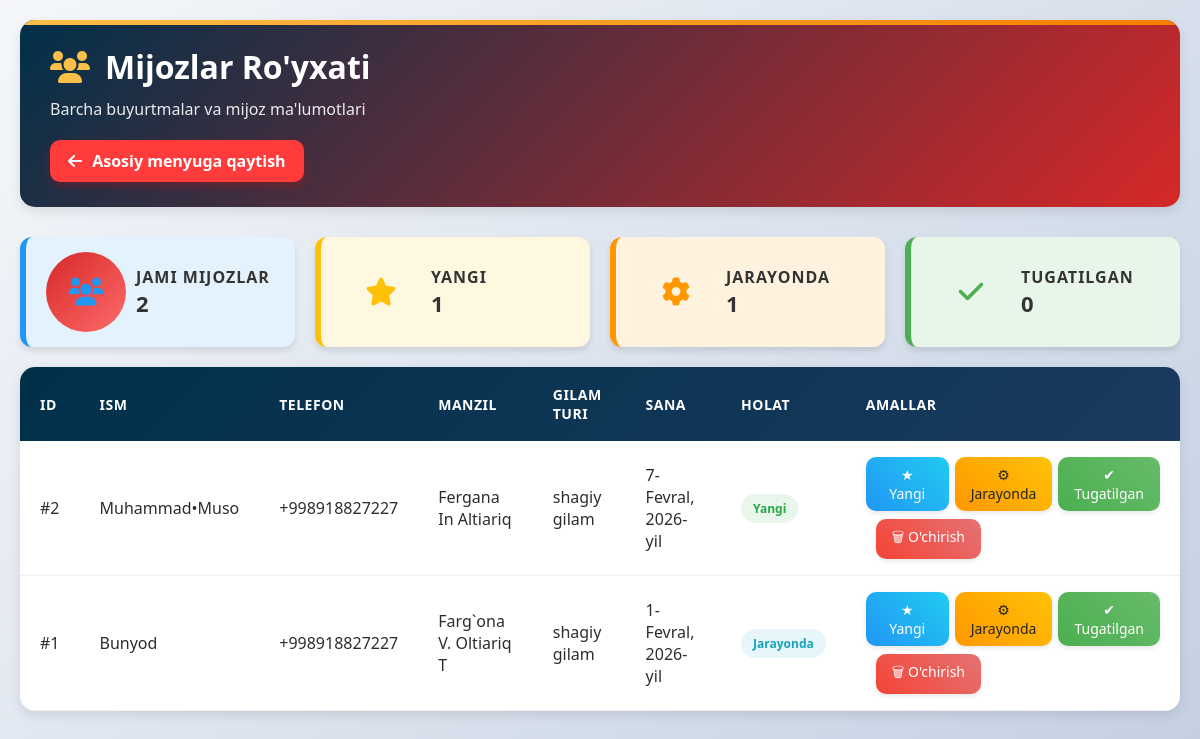
Before: /clients/ with the older database file.
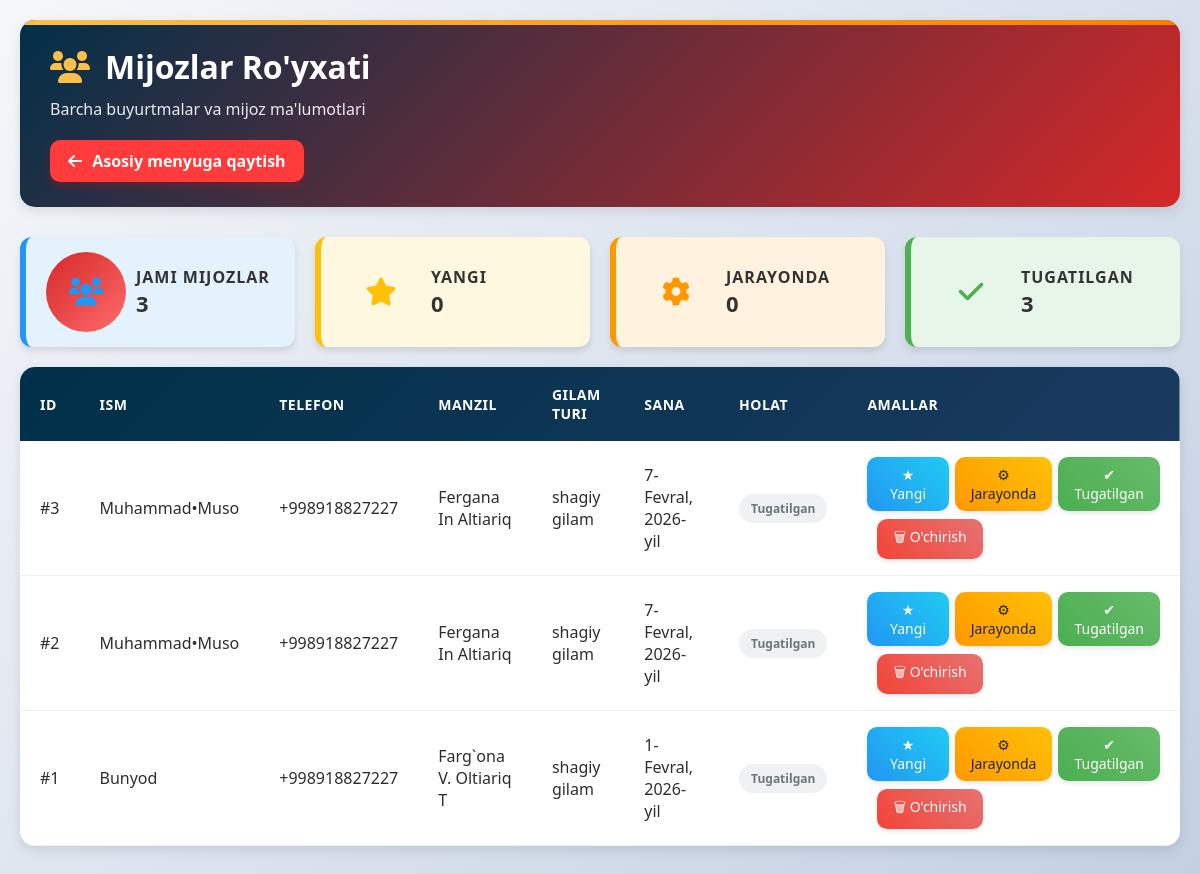
After: the same page with the newer database file.
### app/models.py (models this page shows, shortened)
class Order(models.Model):
    STATUS_CHOICES = [
        ('new', 'Yangi'),
        ('processing', 'Jarayonda'),
        ('completed', 'Tugatilgan'),
    ]
    name = models.CharField(max_length=100, verbose_name="Ism familiya")
    phone = models.CharField(max_length=20, validators=[phone_validator], verbose_name="Telefon raqam")
    address = models.CharField(max_length=255, verbose_name="Manzil")
    carpet_type = models.ForeignKey(
        CarpetType, on_delete=models.SET_NULL, null=True, blank=True, verbose_name="Gilam turi"
    )
    other_carpet_name = models.CharField(
        max_length=100, blank=True, verbose_name="Boshqa gilam nomi",
        help_text="Agar ro`yxatda bo`lmasa, o`zingiz gilam nomini kiriting"
    )
    date = models.DateField(verbose_name="Buyurtma kuni")
    comment = models.TextField(blank=True, verbose_name="Izoh")
    status = models.CharField(
        max_length=20, choices=STATUS_CHOICES, default='new', verbose_name="Holat"
    )
    created_at = models.DateTimeField(auto_now_add=True, verbose_name="Yaratilgan vaqt")
    class Meta:
        verbose_name = "Buyurtma"
        verbose_name_plural = "Buyurtmalar"

class CarpetType(models.Model):
    name = models.CharField(max_length=100, verbose_name="Gilam turi nomi")
    description = models.TextField(blank=True, null=True, verbose_name="Tavsif")
    price_per_m2 = models.IntegerField(verbose_name="1 m² narxi (so`m)")
    class Meta:
        verbose_name = "Gilam turi"
        verbose_name_plural = "Gilam turlari"

### app/views.py (the view)
# urls.py: path('clients/', clients, name='clients'),
def clients(request):
    orders = Order.objects.all().order_by('-id')
    total_orders = orders.count()
    new_orders = orders.filter(status='new').count()
    processing_orders = orders.filter(status='processing').count()
    completed_orders = orders.filter(status='completed').count()
    context = {
        'orders': orders,
        'total_orders': total_orders,
        'new_orders': new_orders,
        'processing_orders': processing_orders,
        'completed_orders': completed_orders,
    }
    return render(request, 'app/clients.html', context)

### app/templates/app/clients.html (shortened to what this page needs)
{% load static %}
{% load humanize %}
<html lang="uz">
<head>
    <link rel="stylesheet" href="https://cdnjs.cloudflare.com/ajax/libs/font-awesome/6.0.0/css/all.min.css">
    <link rel="stylesheet" href="{% static 'css/cilents.css' %}">
</head>
<body>
<div class="container">
    <div class="header animate-fade">
        <h1><i class="fas fa-users"></i> Mijozlar Ro'yxati</h1>
        <p>Barcha buyurtmalar va mijoz ma'lumotlari</p>
        <a href="/" class="back-main-btn">
            <i class="fas fa-arrow-left"></i> Asosiy menyuga qaytish
        </a>
    </div>
    <div class="stats-cards">
        <div class="stat-card total animate-fade">
            <i class="fas fa-users"></i>
            <div class="stat-info">
                <h3>Jami Mijozlar</h3>
                <div class="number" id="totalOrders">{{ total_orders }}</div>
            </div>
        </div>
        <div class="stat-card new animate-fade">
            <i class="fas fa-star"></i>
            <div class="stat-info">
                <h3>Yangi</h3>
                <div class="number" id="newOrders">{{ new_orders }}</div>
            </div>
        </div>
        <div class="stat-card processing animate-fade">
            <i class="fas fa-cog"></i>
            <div class="stat-info">
                <h3>Jarayonda</h3>
                <div class="number" id="processingOrders">{{ processing_orders }}</div>
            </div>
        </div>
        <div class="stat-card completed animate-fade">
            <i class="fas fa-check"></i>
            <div class="stat-info">
                <h3>Tugatilgan</h3>
                <div class="number" id="completedOrders">{{ completed_orders }}</div>
            </div>
        </div>
    </div>
    <div class="table-container animate-fade">
        <table id="clientsTable">
            <thead>
            <tr>
                <th>ID</th>
                <th>Ism</th>
                <th>Telefon</th>
                <th>Manzil</th>
                <th>Gilam Turi</th>
                <th>Sana</th>
                <th>Holat</th>
                <th>Amallar</th>
            </tr>
            </thead>
            <tbody>
            {% for order in orders %}
            <tr data-id="{{ order.id }}">
                <td>#{{ order.id }}</td>
                <td>{{ order.name }}</td>
                <td>{{ order.phone }}</td>
                <td>{{ order.address|truncatechars:30 }}</td>
                <td>
                    {% if order.carpet_type %}
                    {{ order.carpet_type.name }}
                    {% else %}
                    {{ order.other_carpet_name|default:"Noma'lum" }}
                    {% endif %}
                </td>
                <td>{{ order.date }}</td>
                <td>
                    <span class="status-badge status-{{ order.status }}">{{ order.get_status_display }}</span>
                </td>
                <td>
 <div class="status-delete-group">
<div class="status-delete-group">
    <form method="POST" action="{% url 'update_order_status' order.id %}" class="status-form">
        <button name="status" value="new">★ Yangi</button>
        <button name="status" value="processing">⚙ Jarayonda</button>
        <button name="status" value="completed">✔ Tugatilgan</button>
    </form>
    <form method="POST" action="{% url 'delete_order' order.id %}" onsubmit="return confirm('Haqiqatan ham bu buyurtmani o‘chirmoqchimisiz?');">
        <button type="submit" class="delete-btn">🗑 O'chirish</button>
    </form>
</div>
</div>      </td>
            </tr>
            {% endfor %}
            </tbody>
        </table>
    </div>
</div>
</body>
</html>

### app/static/css/cilents.css (style rules this page uses)
:root { --primary: #d62828; --secondary: #003049; --accent: #f77f00; --light: #fcbf49; --light-bg: #f8f9fa; --white: #ffffff; --dark: #2d2d2d; --success: #28a745; --warning: #ffc107; --info: #17a2b8; --shadow: 0 4px 12px rgba(0,0,0,0.1); }
* { margin: 0; padding: 0; box-sizing: border-box; font-family: 'Segoe UI', Tahoma, Geneva, Verdana, sans-serif; }
body { background: linear-gradient(135deg, #f5f7fa 0%, #c3cfe2 100%); min-height: 100vh; padding: 20px; }
.container { max-width: 1400px; margin: 0 auto; }
.header { background: linear-gradient(135deg, var(--secondary), var(--primary)); color: white; padding: 25px 30px; border-radius: 15px; margin-bottom: 30px; box-shadow: var(--shadow); position: relative; overflow: hidden; }
.header::before { content: ''; position: absolute; top: 0; left: 0; right: 0; height: 5px; background: linear-gradient(90deg, var(--light), var(--accent)); }
.header h1 { font-size: 32px; display: flex; align-items: center; gap: 15px; margin-bottom: 10px; }
.header h1 i { color: var(--light); }
.header p { opacity: 0.9; font-size: 16px; }
.stats-cards { display: grid; grid-template-columns: repeat(auto-fit, minmax(250px, 1fr)); gap: 20px; margin-bottom: 30px; }
.stat-card { background: white; padding: 25px; border-radius: 15px; box-shadow: var(--shadow); display: flex; align-items: center; gap: 20px; transition: transform 0.3s, box-shadow 0.3s; cursor: pointer; }
.stat-card i { font-size: 40px; width: 80px; height: 80px; border-radius: 50%; display: flex; align-items: center; justify-content: center; color: white; }
.stat-card.total i { background: linear-gradient(135deg, var(--primary), #ff6b6b); }
.stat-info h3 { font-size: 14px; color: #666; text-transform: uppercase; letter-spacing: 1px; margin-bottom: 5px; }
.stat-info .number { font-size: 28px; font-weight: 700; color: var(--dark); }
.table-container { background: white; border-radius: 15px; box-shadow: var(--shadow); overflow: hidden; margin-bottom: 30px; }
table { width: 100%; border-collapse: collapse; }
thead { background: linear-gradient(135deg, var(--secondary), #1a3a5f); }
thead th { padding: 18px 20px; text-align: left; color: white; font-weight: 600; font-size: 14px; text-transform: uppercase; letter-spacing: 0.5px; position: relative; cursor: pointer; user-select: none; }
tbody tr { border-bottom: 1px solid #f0f0f0; transition: all 0.3s; }
tbody td { padding: 16px 20px; color: var(--dark); }
.status-badge { padding: 6px 12px; border-radius: 20px; font-size: 12px; font-weight: 600; display: inline-flex; align-items: center; gap: 5px; }
.status-completed { background: rgba(108, 117, 125, 0.1); color: #6c757d; }
.animate-fade { animation: fadeIn 0.5s ease-out; }
.back-main-btn { display: inline-block; margin-top: 20px; padding: 10px 18px; background: #ff3b3b !important; color: #fff !important; font-weight: 600; border-radius: 10px; text-decoration: none !important; box-shadow: 0 4px 10px rgba(255, 0, 0, 0.25); transition: 0.25s ease; }
.back-main-btn i { margin-right: 6px; }

Changed rows visible on the page:
added Order: id "3", name "Muhammad•Muso", phone "+998918827227", address "Fergana In Altiariq", carpet_type.name "shagiy gilam", date "7-Fevral, 2026-yil", status "Tugatilgan"
changed Order id 2: status "Yangi" → "Tugatilgan"
changed Order "Bunyod": status "Jarayonda" → "Tugatilgan"
Other visible differences:
{{ total_orders }}: "2" → "3"
{{ new_orders }}: "1" → "0"
{{ processing_orders }}: "1" → "0"
{{ completed_orders }}: "0" → "3"
